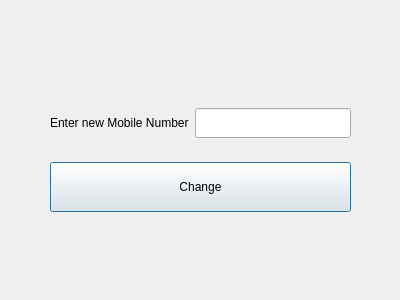
<?xml version="1.0" encoding="UTF-8"?>
<ui version="4.0">
 <class>Dialog_mobile_change</class>
 <widget class="QDialog" name="Dialog_mobile_change">
  <property name="geometry">
   <rect>
    <x>0</x>
    <y>0</y>
    <width>400</width>
    <height>300</height>
   </rect>
  </property>
  <property name="windowTitle">
   <string>Dialog</string>
  </property>
  <widget class="QWidget" name="">
   <property name="geometry">
    <rect>
     <x>50</x>
     <y>90</y>
     <width>301</width>
     <height>141</height>
    </rect>
   </property>
   <layout class="QVBoxLayout" name="verticalLayout">
    <item>
     <layout class="QHBoxLayout" name="horizontalLayout">
      <item>
       <widget class="QLabel" name="label">
        <property name="text">
         <string>Enter new Mobile Number</string>
        </property>
       </widget>
      </item>
      <item>
       <widget class="QLineEdit" name="lineEdit_mobile_change">
        <property name="minimumSize">
         <size>
          <width>0</width>
          <height>30</height>
         </size>
        </property>
       </widget>
      </item>
     </layout>
    </item>
    <item>
     <widget class="QPushButton" name="pushButton_mobile_change">
      <property name="minimumSize">
       <size>
        <width>0</width>
        <height>50</height>
       </size>
      </property>
      <property name="text">
       <string>Change</string>
      </property>
     </widget>
    </item>
   </layout>
  </widget>
 </widget>
 <resources/>
 <connections/>
</ui>
